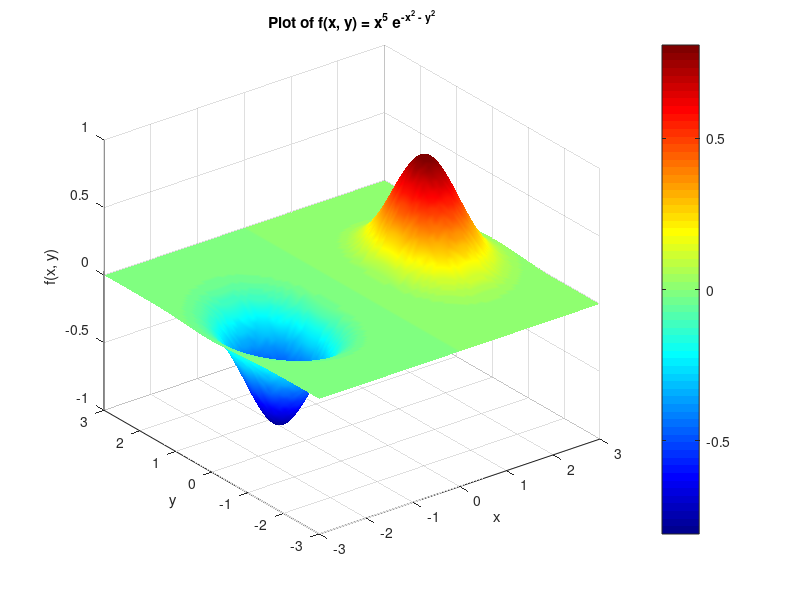

This figure's MATLAB source:
% Define the range for x and y
x = linspace(-3, 3, 100); % 100 points between -3 and 3
y = linspace(-3, 3, 100);

% Create a meshgrid for x and y
[X, Y] = meshgrid(x, y);

% Define the function f(x, y)
Z = X.^5 .* exp(-X.^2 - Y.^2);

% Create a 3D surface plot
figure;
surf(X, Y, Z);

% Add labels and title
xlabel('x');
ylabel('y');
zlabel('f(x, y)');
title('Plot of f(x, y) = x^5 e^{-x^2 - y^2}');

% Improve visualization
shading interp; % Smooth color transition
colormap jet; % Use a colorful colormap
colorbar; % Show color scale
grid on;
